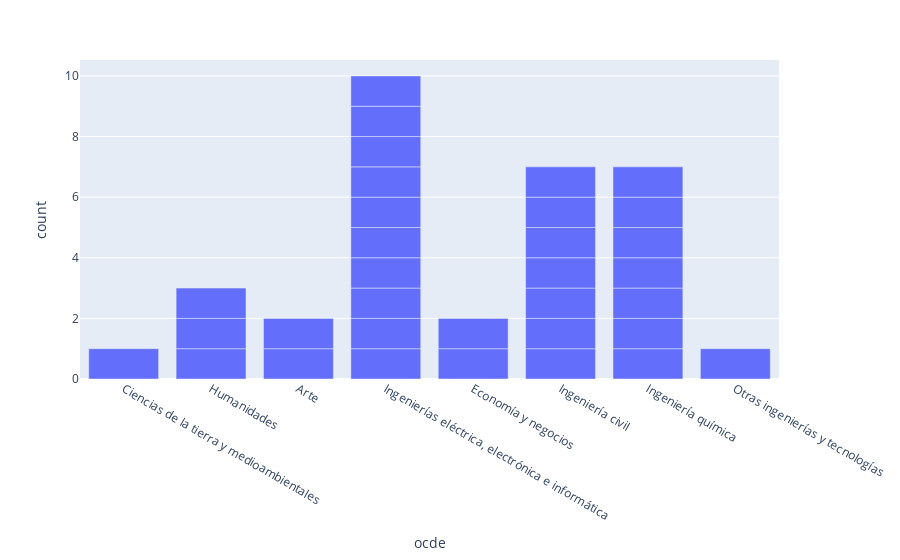

The notebook cell saved with this chart:
### Code cell
fig = px.bar(groups, x='ocde')
fig.show()

### Figure 1 — Plotly figure (JSON) as saved in the notebook; plotly's stock layout.template omitted (floating-point values rounded to 4 significant figures)
{"data": [{"alignmentgroup": "True", "hovertemplate": "ocde=%{x}<br>count=%{y}<extra></extra>", "legendgroup": "", "marker": {"color": "#636efa", "pattern": {"shape": ""}}, "name": "", "offsetgroup": "", "orientation": "v", "showlegend": false, "textposition": "auto", "type": "bar", "x": ["Ciencias de la tierra y medioambientales", "Humanidades", "Humanidades", "Arte", "Ingenierías eléctrica, electrónica e informática", "Ingenierías eléctrica, electrónica e informática", "Economía y negocios", "Ingenierías eléctrica, electrónica e informática", "Economía y negocios", "Ingeniería civil", "Ingeniería civil", "Ingenierías eléctrica, electrónica e informática", "Ingeniería química", "Ingeniería química", "Ingeniería química", "Ingenierías eléctrica, electrónica e informática", "Ingeniería química", "Ingenierías eléctrica, electrónica e informática", "Humanidades", "Arte", "Ingeniería química", "Ingeniería civil", "Ingenierías eléctrica, electrónica e informática", "Ingeniería civil", "Otras ingenierías y tecnologías", "Ingeniería civil", "Ingeniería civil", "Ingeniería civil", "Ingenierías eléctrica, electrónica e informática", "Ingeniería química", "Ingeniería química", "Ingenierías eléctrica, electrónica e informática", "Ingenierías eléctrica, electrónica e informática"], "xaxis": "x", "y": [1, 1, 1, 1, 1, 1, 1, 1, 1, 1, 1, 1, 1, 1, 1, 1, 1, 1, 1, 1, 1, 1, 1, 1, 1, 1, 1, 1, 1, 1, 1, 1, 1], "yaxis": "y"}], "layout": {"autosize": true, "barmode": "relative", "legend": {"tracegroupgap": 0}, "margin": {"t": 60}, "xaxis": {"anchor": "y", "autorange": true, "domain": [0, 1], "range": [-0.5, 7.5], "title": {"text": "ocde"}, "type": "category"}, "yaxis": {"anchor": "x", "autorange": true, "domain": [0, 1], "range": [0, 10.53], "title": {"text": "count"}, "type": "linear"}}}
